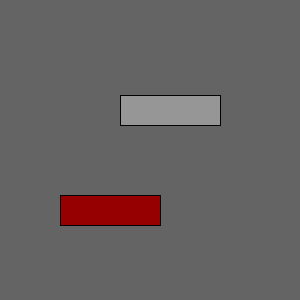
Frame 1 (no input)
Frame 60 (the mouse pressed at the canvas centre just before this capture): identical to frame 1, image omitted
Frame 120 (the mouse held since frame 60 and released just before this capture): identical to frame 1, image omitted

The Processing sketch that drew this single still picture (run headless with seeded random() and noise(); from frame 60 on, the mouse is pressed at the canvas centre):

// Processing sketch: w11_01_buttonState
// ── w11_01_buttonState.pde
// code 1 FA 18
// bryan ma

// this sketch creates a Button class that changes a 'pressed' boolean
// from false to true, and vice versa, when clicked on. pressing once
// is all that's needed to change the state. 

// create a different Button class that also has a 'pressed' boolean, 
// but unlike the other Button, the mouse needs to be held on the button
// in order to set it to true. releasing the mouse button or moving it off
// the button returns the boolean to false.

// finally, check in the sketch for the state of the buttons (see the 
// getButtonStatus() method for an example of how to access their state
// and create some kind of visual effect whenever the buttons are active. 


Button button;
Buttonne redButton;

void setup() {
  size(300, 300);
  button = new Button(120, 95, 100, 30);
  redButton = new Buttonne(60, 195, 100, 30);
}

void draw() {
  background(100);
  button.display();
  button.effect();
  redButton.display();
  redButton.effect();
}

void mousePressed() {
  button.checkPressed();
}

void mouseDragged() {
  redButton.checkPressed();
}

void mouseReleased() {
  redButton.pressed = false;
}

// ── button1.pde
class Button {
  boolean pressed;
  float x, y;
  float w, h;
  
  Button(float x, float y, float w, float h) {
    this.x = x;
    this.y = y;
    this.w = w;
    this.h = h;
  }
  
  void checkPressed() {
    if (mouseX > x && mouseX < x + w && mouseY > y && mouseY < y + h) {
      pressed = !pressed;
    }
  }
  
  void display() {
    stroke(1);
    if (pressed) {
      fill(240);
    } else {
      fill(150);
    }
    rect(x, y, w, h);
  }
  
  boolean getButtonStatus() {
    return pressed;
  }
  
  void effect() {
    if (pressed) {
      noStroke();
      fill(0);
      ellipse(x+100, y, 10, 10);
    }
  }
}

// ── button2.pde
class Buttonne {
  boolean pressed;
  float x, y;
  float w, h;
  
  Buttonne(float x, float y, float w, float h) {
    this.x = x;
    this.y = y;
    this.w = w;
    this.h = h;
  }

  
  void checkPressed() {
    if (mouseX > x && mouseX < x + w && mouseY > y && mouseY < y + h) {
      pressed = true;
    } else {
      pressed = false;
    }
    if (mousePressed == false) {
      pressed = false;
    }
  }
  
  void display() {
    stroke(1);
    if (pressed) {
      fill(240, 0, 0);
    } else {
      fill(150, 0, 0);
    }
    rect(x, y, w, h);
  }
  
  boolean getButtonStatus() {
    return pressed;
  }
  
    void effect() {
    if (pressed) {
      noStroke();
      fill(255);
      ellipse(x+100, y, 10, 10);
    }
  }
}
